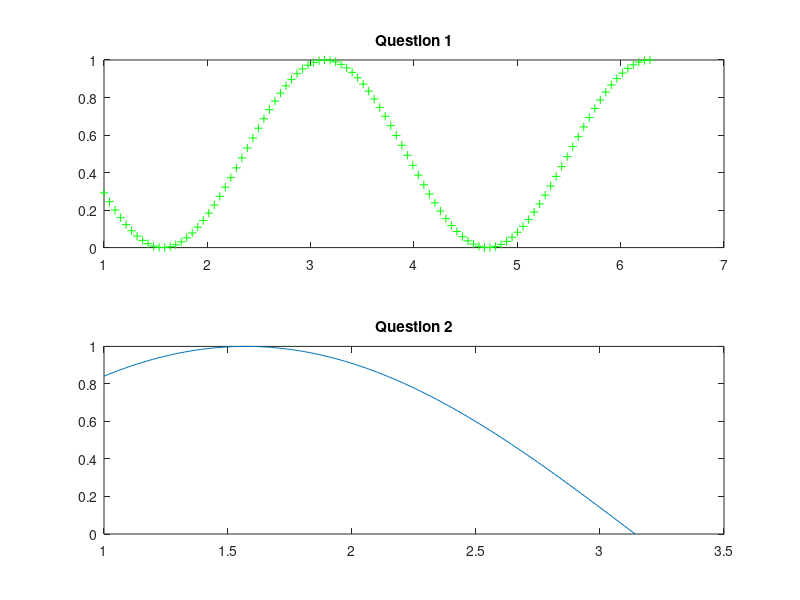
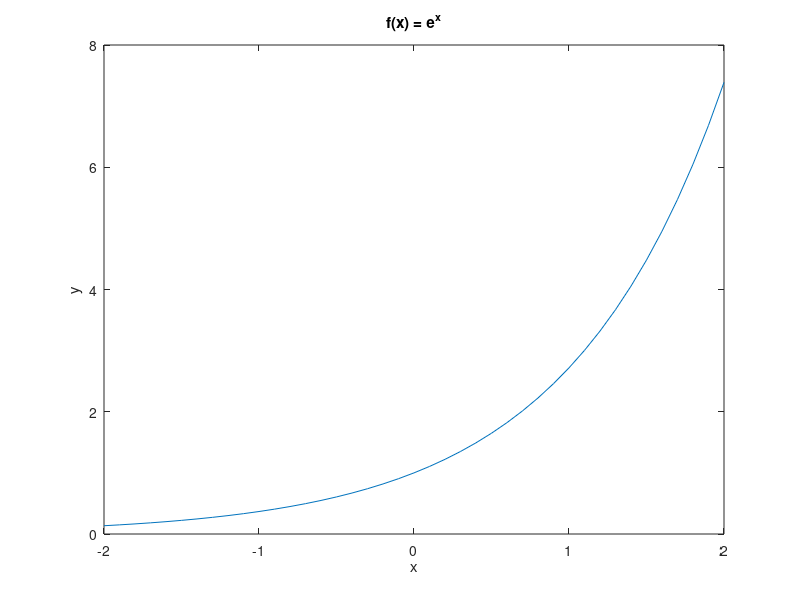
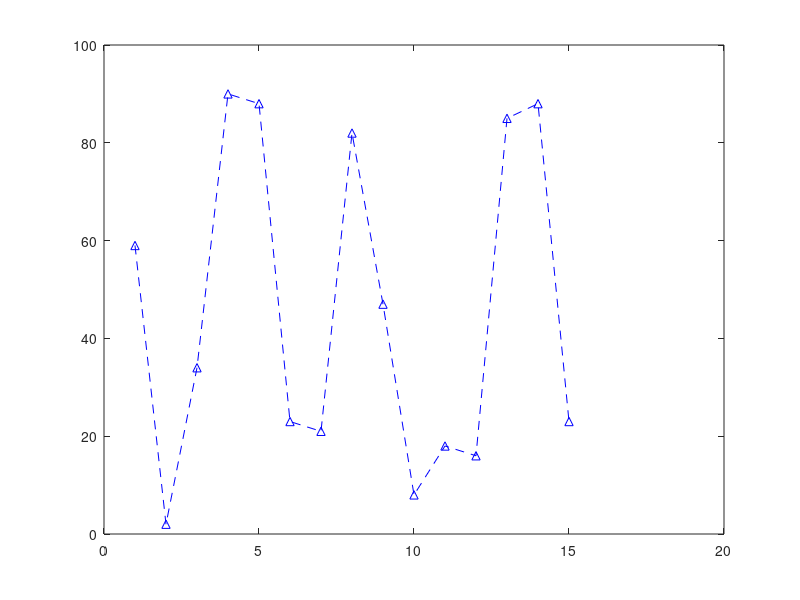
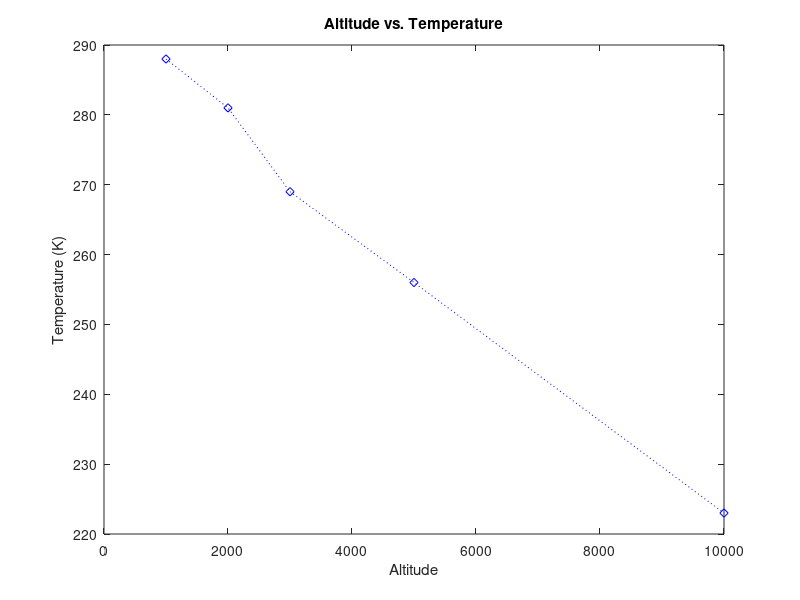

Write the MATLAB code that produced these figures, in order.
clear
clc

%
% Author: Josh Carlile
% Class: Mr. Hogan's ENGR 240
% Date: 2/4/2020
%

%% QUESTION 1
% Create a script that creates variables X and Y. Assign values to these
% variables and plot them using green +.

X = linspace (1, 2*pi);
Y = 1 - sin (X).^2;

figure ('Name', 'Subplot practice', 'NumberTitle', 'off')
subplot (211)
plot (X, Y, 'g+')
title ('Question 1')

%% QUESTION 2
% Create a vector x with values ranging from 1 to pi. Calculate the vector
% y with the values sin (x) and plot them

x = linspace (1, pi);
y = sin (x);

subplot (212)
plot (x, y)
title ('Question 2')

%% QUESTION 3
% Plot exp (x) for values of x ranging from -2 to 2 in steps of 0.1. Place
% an appropreate title on the plot and label the axis.

x = -2:0.1:2;
y = exp (x);

figure ('Name', 'Question 3', 'NumberTitle', 'off')
plot (x, y)
title ('f(x) = e^x')
xlabel ('x')
ylabel ('y')

%% QUESTION 4
% Create a y vector that stores random numbers ranging from 1 to 100.
% Create an x vector with values that iterate from 1 to the length of the y
% vector.

y = randi ([1, 100], [1, 15]);
x = 1:1:length (y);

figure ('Name', 'Question 4', 'NumberTitle', 'off')
plot (x, y, '--b^')


%% QUESTION 5

x = [1000   2000    3000    5000    10000];
y = [288    281     269     256     223];

figure ('Name', 'Question 5', 'NumberTitle', 'off')
plot (x, y, "bd:")
title ("Altitude vs. Temperature")
xlabel ("Altitude")
ylabel ("Temperature (K)")

%% QUESTION 6

P = 15000;
i = 0.10;

x = 0:40;
y = P*(1+i).^x;

figure ('Name', 'Question 6', 'NumberTitle', 'off')
plot (x, y)
title ("Compounding Interest")
xlabel ("Years")
ylabel ("Amount ($)")
